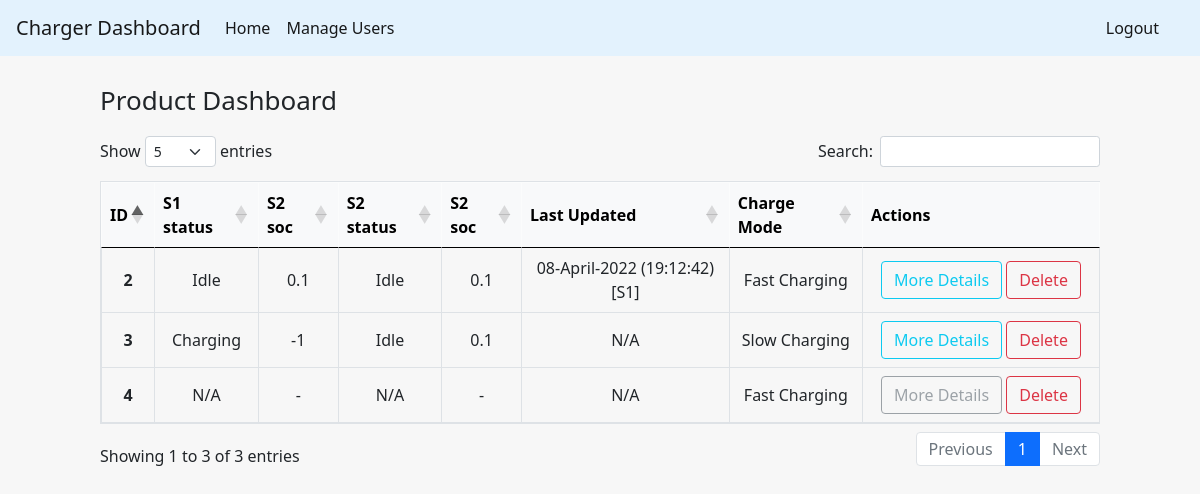
Screenshot of /home (signed in) with the database file from the repository.
### tables this page shows
CREATE TABLE charger_s1 (
    id integer primary key autoincrement,
    productId INTEGER,
    Status INTEGER,
    SN TEXT,
    Time TEXT,
    SoC INTEGER,
    SoH INTEGER,
    Volt REAL
    );

CREATE TABLE charger_s2 (
    id integer primary key autoincrement,
    productId INTEGER,
    Status INTEGER,
    SN TEXT,
    Time TEXT,
    SoC INTEGER,
    SoH INTEGER,
    Volt REAL
    );

### flaskWebsite.py (the view)
@app.route("/home", methods=["POST", "GET"])
def home():
    if "username" in session:
        if request.method == "POST":
            if request.form['submit_button'] == 'deleteIndexSubmit':
                print("DEL")
                print("================================================================")
                deviceSelect = request.form["deleteIndex"]
                con = sqlite3.connect(dbName)
                cur = con.cursor()
                cur.execute("DELETE FROM charger_s1 WHERE productId=?" , (deviceSelect,))
                cur.execute("DELETE FROM charger_s2 WHERE productId=?" , (deviceSelect,))
                cur.execute("DELETE FROM charger_device WHERE productId=?" , (deviceSelect,))
                con.commit()
                cur.close()
                print('TABLE DROPPED')
                flash('Charger ' + deviceSelect + ' deleted', 'success')
                return redirect(url_for('home'))
        else:
            pass
        con = sqlite3.connect(dbName)
        cur = con.cursor()
        uniqueIDs1 = []
        uniqueIDs2 = []
        uniqueIDdev = []
        for row in cur.execute("SELECT DISTINCT productId FROM charger_s1 ORDER BY productId" ):
            uniqueIDs1.append(row[0])
        for row in cur.execute("SELECT DISTINCT productId FROM charger_s2 ORDER BY productId" ):
            uniqueIDs2.append(row[0])
        for row in cur.execute("SELECT DISTINCT productId FROM charger_device ORDER BY productId" ):
            uniqueIDdev.append(row[0])
        combineIDs = uniqueIDs1 + uniqueIDs2 + uniqueIDdev
        list_set = set(combineIDs)
        uniqueIDs = (list(list_set))
        print('uid')
        print(uniqueIDs)
        productCount = len(uniqueIDs)
        print(productCount)
        latestData = [ dict() for i in range(len(uniqueIDs))  ]
        index = 0
        for i in range(len(uniqueIDs)):
            latestData[index]['pid'] = uniqueIDs[i]
            cur.execute('SELECT * FROM charger_s1 WHERE productId = ' + str(uniqueIDs[i]) + ' ORDER BY id DESC LIMIT 1')
            lastRow = cur.fetchone()
            if (lastRow == None):
                latestData[index]['s1_stat'] = '-'
                latestData[index]['s1_soc'] = '-'
                latestData[index]['s1_latest'] = '-'
            else:
                latestData[index]['s1_stat'] = lastRow[2]
                latestData[index]['s1_soc'] = lastRow[5]
                latestData[index]['s1_latest'] = lastRow[4]
            cur.execute('SELECT * FROM charger_s2 WHERE productId = ' + str(uniqueIDs[i]) + ' ORDER BY id DESC LIMIT 1')
            lastRow = cur.fetchone()
            if (lastRow == None):
                latestData[index]['s2_stat'] = '-'
                latestData[index]['s2_soc'] = '-'
                latestData[index]['s2_latest'] = '-'
            else:
                latestData[index]['s2_stat'] = lastRow[2]
                latestData[index]['s2_soc'] = lastRow[5]
                latestData[index]['s2_latest'] = lastRow[4]
            cur.execute('SELECT * FROM charger_device WHERE productId = ' + str(uniqueIDs[i]) + ' ORDER BY id DESC LIMIT 1')
            lastRow = cur.fetchone()
            if (lastRow == None):
                latestData[index]['chgMode'] = '-'
            else:
                latestData[index]['chgMode'] = lastRow[2]
            try:
                dateS1 = datetime.strptime(latestData[index]['s1_latest'], '%y/%m/%d,%H:%M:%S')
                dateS2 = datetime.strptime(latestData[index]['s2_latest'], '%y/%m/%d,%H:%M:%S')
                if (dateS1>dateS2):
                    latestData[index]['latestSlot'] = 'S1'
                    timestampStr = dateS1.strftime("%d-%B-%Y (%H:%M:%S)")
                else:
                    latestData[index]['latestSlot'] = 'S2'
                    timestampStr = dateS2.strftime("%d-%B-%Y (%H:%M:%S)")
                latestData[index]['latestTime'] = timestampStr
            except:
                latestData[index]['latestSlot'] = '-'
                latestData[index]['latestTime'] = '-'
            index+=1
        for x in latestData:
            print(x)
        return render_template('displayGeneral.html', latest_data=latestData, product_count=productCount)
    else:
        return redirect(url_for('login'))

### templates/displayGeneral.html (shortened to what this page needs)
{% extends "base.html" %}
{% block content %}
<div class="container-fluid">
    <div class="header"> Product Dashboard</div>
    <div class="device">
        <div class="table-responsive">
            <table id ="generalInfo" class="table table-bordered">
                <thead class="table-light">
                    <tr>
                        <th class="align-middle" scope="col">ID</th>
                        <th class="align-middle" scope="col">S1 status</th>
                        <th class="align-middle" scope="col">S2 soc</th>
                        <th class="align-middle" scope="col">S2 status</th>
                        <th class="align-middle" scope="col">S2 soc</th>
                        <th class="align-middle" scope="col">Last Updated</th>
                        <th class="align-middle" scope="col">Charge Mode</th>
                        <th class="align-middle" scope="col" >Actions</th>
                    </tr>
                </thead>
                <tbody>
                    {% for x in range (0, product_count) %}
                    <tr>
                        <th class="align-middle" scope="row">
                            {{ latest_data[x]['pid'] }}
                        </th>
                        <td class="align-middle">
                            {% if latest_data[x]['s1_stat'] == 0 %}
                                Idle
                            {% elif latest_data[x]['s1_stat'] == '-' %}
                                N/A
                            {% else %}
                                Charging
                            {% endif %}
                        </td>
                        <td class="align-middle">{{ latest_data[x]['s1_soc'] }}</td>
                        <td class="align-middle">
                            {% if latest_data[x]['s2_stat'] == 0 %}
                                Idle
                            {% elif latest_data[x]['s2_stat'] == '-' %}
                                N/A
                            {% else %}
                                Charging
                            {% endif %}
                        </td>
                        <td class="align-middle">{{ latest_data[x]['s2_soc'] }}</td>
                        <td class="align-middle">
                            {% if latest_data[x]['latestTime'] == '-' %}
                                N/A
                            {% else %}
                                {{ latest_data[x]['latestTime'] }}
                                [{{ latest_data[x]['latestSlot'] }}]
                            {% endif %}
                        </td>
                        <td class="align-middle">
                            {% if latest_data[x]['chgMode'] == 0 %}
                                Slow Charging
                            {% elif latest_data[x]['chgMode'] == 1 %}
                                Fast Charging
                            {% elif latest_data[x]['chgMode'] == '-' %}
                                N/A
                            {% else %}
                                Not Charging
                            {% endif %}
                        </td>
                        <td class="align-middle" style="width:220px">
                            {% set selection = 'charger' + latest_data[x]['pid']|string %}
                            {% if latest_data[x]['s1_stat'] == '-' and latest_data[x]['s2_stat'] == '-' %}
                                <span class="d-inline-block" tabindex="0" data-toggle="tooltip" title="Disabled. No data has been received">
                                    <button type="button" class="btn btn-outline-secondary" disabled>
                                        More Details
                                    </button>
                                </span>
                            {% else %}
                                <button type="button" class="btn btn-outline-info" onclick="window.location.href='{{ url_for( 'display' , deviceSelect=selection ) }}';">
                                    More Details
                                </button>
                            {% endif %}
                            {% set selection = latest_data[x]['pid'] %}
                            <button type="button" class="btn btn-outline-danger" data-toggle="modal" data-target="#deleteRow{{x}}">
                                Delete
                            </button>
                        </td>
                    </tr>
                    {% endfor %}
                </tbody>
            </table>
        </div>
    </div>
</div>
{% endblock %}

### templates/base.html (shortened to what this page needs)
<!doctype html>
<html>
<head>
    <link rel="stylesheet" href="https://cdn.jsdelivr.net/npm/bootstrap@4.3.1/dist/css/bootstrap.min.css"
>
    <link href="https://cdn.jsdelivr.net/npm/bootstrap@5.0.1/dist/css/bootstrap.min.css" rel="stylesheet"
>
    <link rel="stylesheet" type="text/css" href="https://cdn.datatables.net/1.10.25/css/dataTables.bootstrap5.css">
</head>
<body>
    <nav class="navbar navbar-expand-lg navbar-light" style="background-color: #e3f2fd;">
        <a class="navbar-brand" href="/home">Charger Dashboard</a>
        <div class="collapse navbar-collapse" id="navbarSupportedContent">
            <ul class="navbar-nav mr-auto">
                <li class="nav-item active">
                    <a class="nav-link" href="/home">Home <span class="sr-only">(current)</span></a>
                </li>
                <li class="nav-item active">
                    <a class="nav-link" href="/manage-users">Manage Users</a>
                </li>
            </ul>
            <span class="navbar-text">
                {% if session['username']|length %}
                    <a class="nav-link" href="/logout" style="padding:0 25px">Logout</a>
                {% endif %}
            </span>
        </div>
    </nav>
    {% block content %}
    {% endblock %}
</body>
</html>

### templates/displayGeneral.html (style rules this page uses)
body { background-color: #f7f7f7; }
.header { padding-top: 25px; font-size: 26px; height:80px; }
.device { text-align: center; }
.container-fluid { padding: 0 100px; }

### rows the page displays
charger_s1: SoC "0.1"
charger_s2: SoC "0.1"
charger_s2: SoC "0.1"

### other values shown
{{ latest_data[x]['pid'] }} "2" "3" "4"
{{ latest_data[x]['latestTime'] }} "08-April-2022 (19:12:42)"
{{ latest_data[x]['latestSlot'] }} "S1"
{{ latest_data[x]['s1_soc'] }} "-1" "-"
{{ latest_data[x]['s2_soc'] }} "-"
